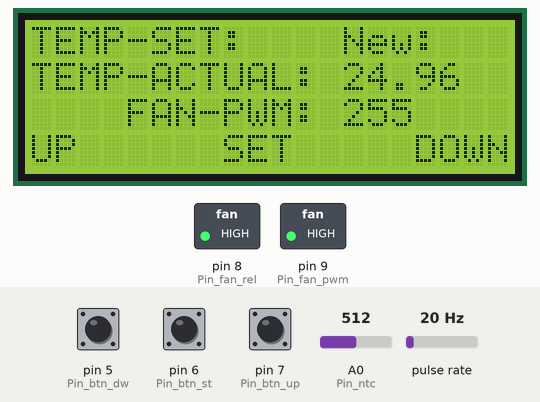
The sketch below on a simulated Arduino Uno, built with avr-gcc and run on an emulated ATmega328P. Parts: 20×4 character LCD, switched loads named in the sketch (green lamp = pin HIGH). Wiring (inferred from the names in the program): pulse sensor: data pin 2. The inputs (shaded band) are chosen by the test bench; at power-on: A0 (Pin_ntc) = 512, pin 5 (Pin_btn_dw) LOW, pin 6 (Pin_btn_st) LOW, pin 7 (Pin_btn_up) LOW, pulse rate 20 Hz. What the sketch prints to the serial monitor is not drawn.

Above: at 3.4 s.
3.5 s: A0 (Pin_ntc) set to 57
At 5.4 s:
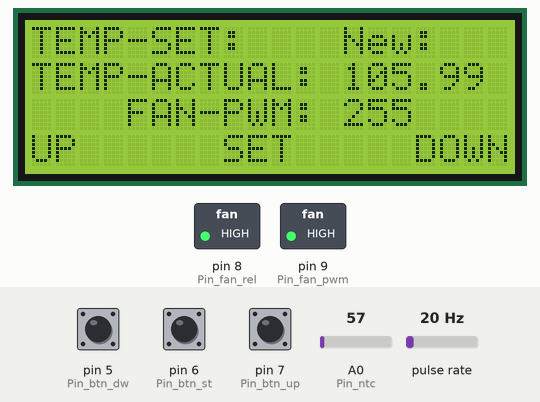
5.7 s: A0 (Pin_ntc) set to 50
At 6.9 s:
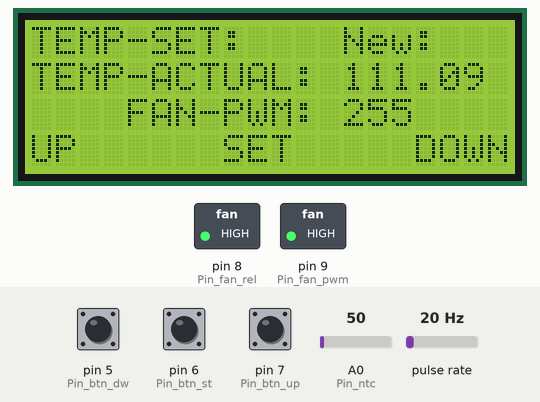
7.7 s: pin 5 (Pin_btn_dw) pulled HIGH for 0.15 s
At 10.8 s:
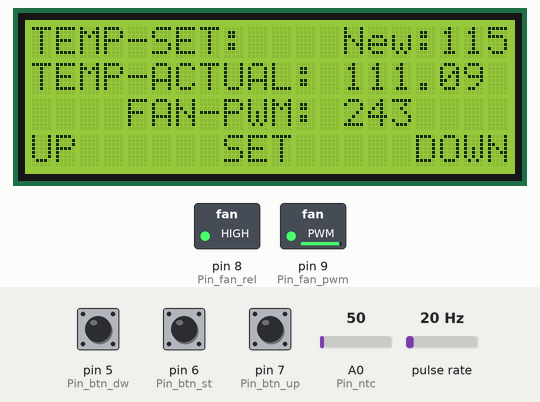
11.1 s: pin 6 (Pin_btn_st) pulled HIGH for 0.15 s
At 12.7 s:
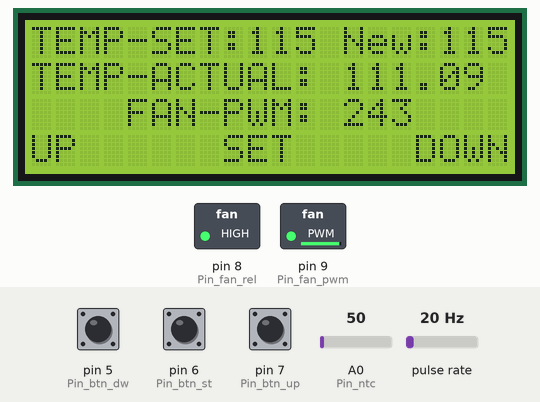
14.5 s: pin 7 (Pin_btn_up) pulled HIGH for 0.15 s
At 15.09 s:
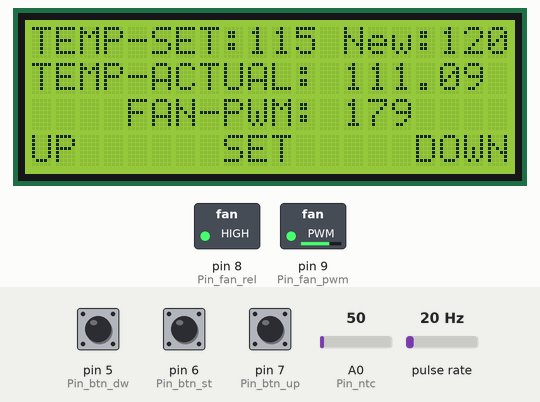
15.2 s: pin 5 (Pin_btn_dw) pulled HIGH for 1 s
At 17.3 s:
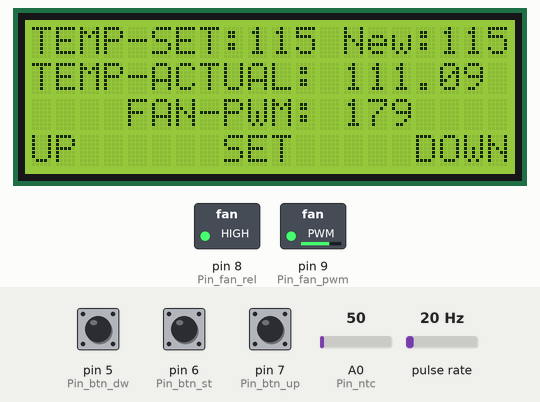
Timing chart, 0 to 19.8 s (numbered marks = the images above; inputs shaded):
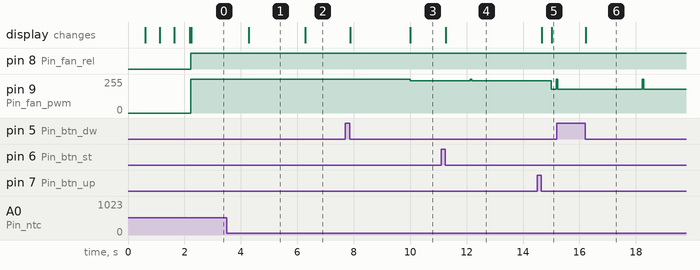

Measured:
- after the input at 3.5 s, the display: changes after 0.77 s (image 1)
- after the input at 5.7 s, the display: changes after 0.57 s (image 2)
- after the input at 7.7 s, the display: first changes after 0.17 s (image 3 shows a later state)
- after the input at 11.1 s, the display: changes after 0.17 s (image 4)
- after the input at 14.5 s, the display: first changes after 0.17 s (image 5 shows a later state)
- after the input at 15.2 s, the display: changes after 1.0 s (image 6)

The sketch:

Smoker_Temp_Control_M_tzbook.ino
```cpp
/*
 * --------------------------------------------
 * Arduino code for smoker temperature control
 * --------------------------------------------
 *
 * - Fan controlled via PWM, shutdown via transistor
 * - Temperature setting via tuttons
 * - Output to I2C display
 *
 * --------------------------------------------
 * March 2021
 * by Mätzbook / Ma-ctrl-dot
 * https://github.com/Ma-ctrl-dot/smokerTempControl
 */

//########## Libraries ########################################################
#include <Wire.h>
#include <LiquidCrystal_I2C.h>
#include <Bounce2.h>


//########## Pins ########################################################
#define Pin_btn_up 7
#define Pin_btn_dw 5
#define Pin_btn_st 6

#define Pin_ntc   A0

#define Pin_fan_pwm   9
#define Pin_fan_rel   8
#define Pin_fan_tacho 2


//########## Variables ########################################################
Bounce btn_up = Bounce(); //Button Temp -   UP
Bounce btn_dw = Bounce(); //Button Temp - DOWN
Bounce btn_st = Bounce(); //Button Temp -  SET

int   temp_set   = 120;
int   temp_new   = 120;
float temp_mes   = 0  ;
int   temp_range = 10 ;


//Temparature-variables
const int   temp_meas_count    = 3;    //Number of measured temparuture values
float       averageTemp        = 0;    //Variable for averaging temperature
float       temp_calculating   = 0;     //Float for calculating the temperature exactly to Steinhard
const int   resistorInRow      = 10000; //Resistor connected in row to the NTC
const int   ntcResistance_std  = 10000; //Standard-resistance of the NTC
const int   ntcTemperature_std = 25;    //Standard-temperature of the NTC
const int   ntc_bCoefficient   = 3950;  //Beta-coefficient of the NTC

int    temp_averaging[temp_meas_count]; //Array for averaging temperature

//Fan-Variables
int   fan_speed              = 0;
int   fan_pwm_min            = 45;
int   fan_out                = 1;
int   tacho_request_interval = 2000;
int   pulse_stretch_interval = 2000;
float fan_rps                = 0;
int   fan_rpm                = 0;
float fan_time_rotation      = 0;
float fan_time_per_pulse     = 0;

//time-system-variables
int interval_temp = 2000;
int interval_btns =   10;
int interval_pulse= 3000;
int interval_fanst= 5000;

unsigned long millis_temp =  0;
unsigned long millis_btns =  0;
unsigned long millis_pulse = 0;
unsigned long millis_fanst = 0;

LiquidCrystal_I2C lcd(0x27, 20, 4); //LCD-Display


//########## SETUP ########################################################
void setup()
{

  Serial.begin(9600); //Serial Monitor

  Serial.println("Setup started");

  pinMode(Pin_btn_up,    INPUT); //define pins for btns as inputs
  pinMode(Pin_btn_dw,    INPUT); //define pins for btns as inputs
  pinMode(Pin_btn_st,    INPUT); //define pins for btns as inputs

  pinMode(Pin_ntc,       INPUT); //define pin  for ntc  as  input

  pinMode(Pin_fan_tacho, INPUT); //define pin for fan-tacho as input

  pinMode(Pin_fan_pwm,   OUTPUT); //define pin for pwm ouput
  pinMode(Pin_fan_rel,   OUTPUT); //define pin for transistor output

  btn_up.attach(Pin_btn_up); //setting pin to Bounce-btn
  btn_dw.attach(Pin_btn_dw); //setting pin to Bounce-btn
  btn_st.attach(Pin_btn_st); //setting pin to Bounce-btn

  btn_up.interval(5); //setting measuring interval for unbouncing
  btn_dw.interval(5); //setting measuring interval for unbouncing
  btn_dw.interval(5); //setting measuring interval for unbouncing

  //setting up display and loading animation
  lcd.init();
  lcd.backlight();
  lcd.setCursor(0,0);
  lcd.print("loading.............");
  delay(500);
  lcd.setCursor(0,1);
  lcd.print("loading.............");
  delay(500);
  lcd.setCursor(0,2);
  lcd.print("loading.............");
  delay(500);
  lcd.setCursor(0,3);
  lcd.print("loading.............");
  delay(500);
  lcd.clear();

  lcd.setCursor(0,0);
  lcd.print("TEMP-SET:");
  lcd.setCursor(13,0);
  lcd.print("New:");
  lcd.setCursor(0,1);
  lcd.print("TEMP-ACTUAL:");
  lcd.setCursor(4,2);
  lcd.print("FAN-PWM:");
  lcd.setCursor(0,3);
  lcd.print("UP");
  lcd.setCursor(16,3);
  lcd.print("DOWN");
  lcd.setCursor(8,3);
  lcd.print("SET");

  measureTemp();

  millis_temp = millis();
  millis_btns = millis();
  millis_pulse = millis();
  Serial.println("Setup finished");
}


//########## LOOP ########################################################
void loop()
{
  if((millis() - interval_btns) >= millis_btns)
  {
    checkBtns();
    millis_btns = millis();
  }

  if((millis() - interval_temp) >= millis_temp)
  {
    millis_temp = millis();
    measureTemp();
   // calc_fan_speed();
  }

  if((millis() - interval_fanst) >= millis_fanst)
  {
    millis_fanst = millis();
    calc_fan_speed();
  }

  if((millis() - interval_pulse) >= millis_pulse)
  {
    pulse_stretch();
    millis_pulse = millis();
  }

  delay(10); //Delay to prevent the Arduino-Board ;-)
}


//########## Button-check-method ########################################################
void checkBtns()
{
 btn_up.update();
 btn_dw.update();
 btn_st.update();

 if(btn_up.fell())
 {
  Serial.println("Button 'Temp -   UP' pressed");
  temp_new+=5;

  lcd.setCursor(17,0);
  lcd.print(temp_new);
  lcd.print(" ");
  lcd.setCursor(0,1);
  lcd.print("T");
 }

 if(btn_dw.fell())
 {
  Serial.println("Button 'Temp - DOWN' pressed");
  temp_new-=5;

  lcd.setCursor(17,0);
  lcd.print(temp_new);
  lcd.print(" ");
  lcd.setCursor(0,1);
  lcd.print("T");

 }

 if(btn_st.fell())
 {
  Serial.println("Button 'Temp -  SET' pressed");
  temp_set = temp_new;

  lcd.setCursor(9,0);
  lcd.print(temp_set);
  lcd.print(" ");


 }

}
//########## Temperature-measuring-method ########################################################
void measureTemp()
{
  // Taking a couple of measurments in a row for exact temperature
  for (int i=0; i < temp_meas_count; i++) {
    temp_averaging[i] = analogRead(Pin_ntc);
    delay(10);
  }
  // averaging all measurments
  averageTemp = 0;
  for (int i=0; i < temp_meas_count; i++) {
    averageTemp += temp_averaging[i];
  }
  averageTemp /= temp_meas_count;

  // resistance
  averageTemp = 1023 / averageTemp - 1;
  averageTemp = resistorInRow / averageTemp;

  // calculating the temperature with the Steinhard-calculation
  temp_calculating  = averageTemp / ntcResistance_std;      // (R/Ro)
  temp_calculating  = log(temp_calculating);                // ln(R/Ro)
  temp_calculating /= ntc_bCoefficient;                     // 1/B * ln(R/Ro)
  temp_calculating += 1.0 / (ntcTemperature_std + 273.15);  // + (1/To)
  temp_calculating  = 1.0 / temp_calculating;               // Invertieren
  temp_calculating -= 273.15;                               // Umwandeln in °C

  temp_mes = temp_calculating;

  Serial.print  ("New measured temperature: ");
  Serial.println(temp_mes);

  lcd.setCursor(13,1);
  lcd.print(temp_mes);
}


//########## Pulse-analyzing-method ########################################################
void pulse_stretch()
{
  if (fan_out == 0)
  {
    analogWrite(Pin_fan_pwm, 255);                        // Power fan
    fan_time_per_pulse = pulseIn(Pin_fan_tacho, HIGH);    // requesting the time per pulse in microseconds
    analogWrite(Pin_fan_pwm, fan_speed);                  // re-setting the fan speed
    fan_time_rotation = ((fan_time_per_pulse * 4)/1000);  // calculating time per rotation in milliseconds
    fan_rps = (1000/fan_time_rotation);                   // calculating the rotations per second
    fan_rpm = (fan_rps*60);                               // calculating the rotations per minute

    Serial.print("FAN-RPM: ");
    Serial.println(fan_rpm);
  }
  else
  {
    Serial.print("FAN-RPM: ");
    Serial.println("0");
  }
}


//########## Pulse-analyzing-method ########################################################
void calc_fan_speed()
{
  lcd.setCursor(19,2);
  lcd.print("W");

  int tmp_min = temp_set - temp_range;
  int tmp_max = temp_set + temp_range;

  fan_speed = map(temp_mes, tmp_min, tmp_max, 255, 0);

  if(fan_speed< fan_pwm_min)
  {
    fan_speed = 0;
    fan_out = 1;
    digitalWrite(Pin_fan_rel, LOW);
  }

  else if(fan_speed > 255)
  {
    fan_speed = 255;
    fan_out = 0;
    digitalWrite(Pin_fan_rel, HIGH);
  }

  else
  {
    fan_out = 0;
    digitalWrite(Pin_fan_rel, HIGH);
  }


  analogWrite(Pin_fan_pwm, fan_speed);

  Serial.print("FAN-PWM: ");
  Serial.println(fan_speed);

  lcd.setCursor(13,2);
  lcd.print(fan_speed);
  lcd.setCursor(19,2);
  lcd.print(" ");
}
```
